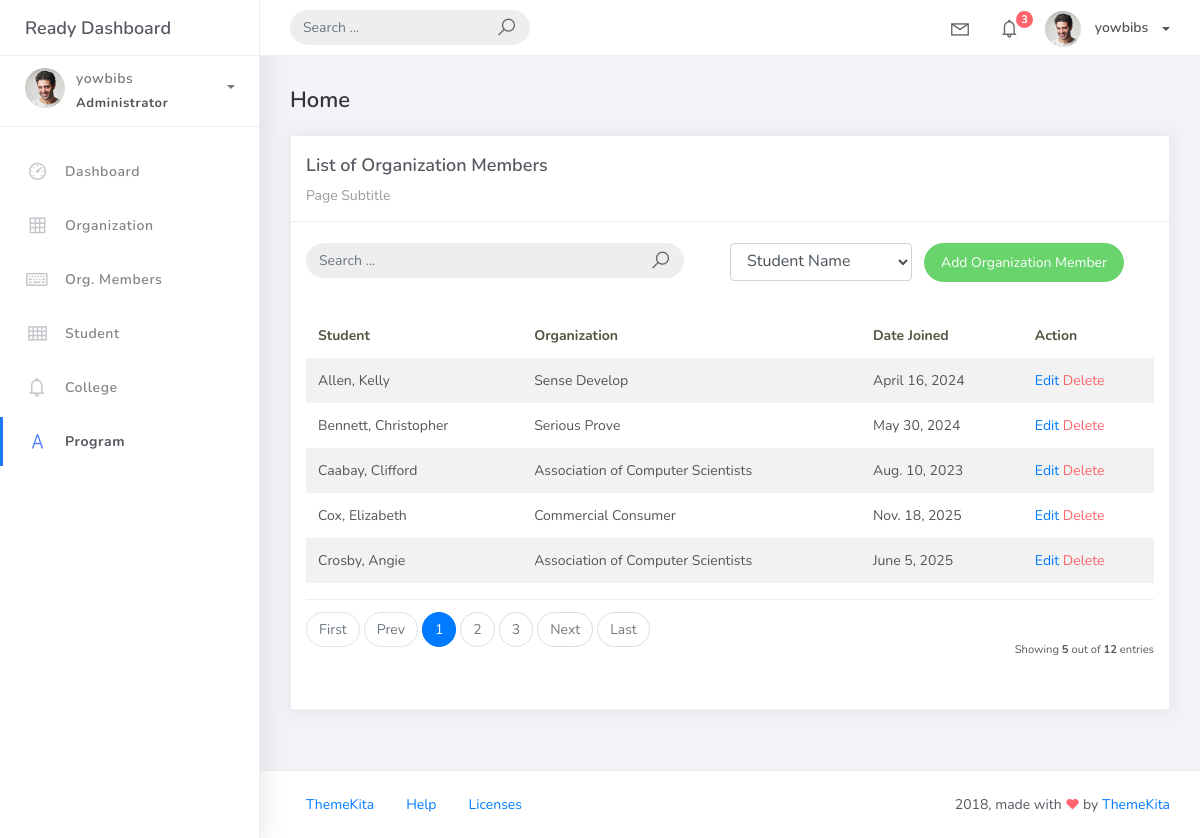
The page /orgmember_list (signed in) on the database its author committed.
### studentorg/models.py (models this page shows)
class BaseModel(models.Model):
    created_at = models.DateTimeField(auto_now_add=True, db_index=True)
    updated_at = models.DateTimeField(auto_now=True)
    class Meta:
        abstract = True

class OrgMember(BaseModel):
    student = models.ForeignKey(Student, on_delete=models.CASCADE)
    organization = models.ForeignKey(Organization, on_delete=models.CASCADE)
    date_joined = models.DateField()

class Student(BaseModel):
    student_id = models.CharField(max_length=15)
    lastname = models.CharField(max_length=25)
    firstname = models.CharField(max_length=25)
    middlename = models.CharField(max_length=25, blank=True, null=True)
    program = models.ForeignKey(Program, on_delete=models.CASCADE)
    def __str__(self):
        return f"{self.lastname}, {self.firstname}"

class Organization(BaseModel):
    name = models.CharField(max_length=250)
    college = models.ForeignKey(College, null=True, blank=True, on_delete=models.CASCADE)
    description = models.CharField(max_length=500)
    def __str__(self):
        return self.name

### studentorg/views.py (the view)
# urls.py: path('orgmember_list', views.OrgMemberList.as_view(), name='orgmember-list'),
class OrgMemberList(LoginRequiredMixin, ListView):
    model = OrgMember
    context_object_name = 'orgmember'
    template_name = 'orgmember_list.html'
    paginate_by = 5
    def get_queryset(self):
        qs = super().get_queryset()
        query = self.request.GET.get('q')
        sort_by = self.request.GET.get('sort_by', 'student__lastname')
        allowed = ['student__lastname', 'date_joined', '-date_joined']
        if sort_by not in allowed:
            sort_by = 'student__lastname'
        if query:
            qs = qs.filter(
                Q(student__firstname__icontains=query) |
                Q(student__lastname__icontains=query) |
                Q(organization__name__icontains=query)
            )
        return qs.order_by(sort_by)

### templates/studentorg/orgmember_list.html (shortened to what this page needs)
{% extends 'base.html' %} {% load static %} {% block content %}
<div class="content">
    <div class="container-fluid">
        <h4 class="page-title">Home</h4>
        <div class="row">
            <div class="col-md-12">
                <div class="card">
                    <div class="card-header">
                        <div class="card-title">List of Organization Members</div>
                        <div class="card-category">Page Subtitle</div>
                    </div>
                    <br />
                        <div class="col-md-12 row">
                            <div class="col-md-6">
                                <form class="navbar-left navbar-form nav-search mr-md-3" action="{% url 'orgmember-list' %}" method="get">
                                    <div class="input-group">
                                        <input type="text" placeholder="Search ..." class="form-control" name="q" value="{{ request.GET.q }}" />
                                        <div class="input-group-append">
                                            <span class="input-group-text">
                                                <i class="la la-search search-icon"></i>
                                            </span>
                                        </div>
                                    </div>
                                </form>
                            </div>
                            <div class="col-md-3">
                                <form method="get" action="{% url 'orgmember-list' %}">
                                    <select name="sort_by" class="form-control" onchange="this.form.submit()">
                                        <option value="student__lastname" {% if request.GET.sort_by == "student__lastname" %}selected{% endif %}>Student Name</option>
                                    </select>
                                </form>
                            </div>
                            <div class="col-md-3">
                                <div class="pull-right">
                                    <a href="{% url 'orgmember-add' %}" class="btn btn-success btn-rounded">Add Organization Member</a>
                                </div>
                            </div>
                        </div>
                    <div class="card-body">
                        <table class="table table-striped mt-3">
                            <thead>
                                <tr>
                                    <th scope="col">Student</th>
                                    <th scope="col">Organization</th>
                                    <th scope="col">Date Joined</th>
                                    <th scope="col">Action</th>
                                </tr>
                            </thead>
                            <tbody>
                                {% for object in object_list %}
                                <tr>
                                    <td>{{ object.student }}</td>
                                    <td>{{ object.organization }}</td>
                                    <td>{{ object.date_joined }}</td>
                                    <td>
                                        <a href="{% url 'orgmember-update' object.id %}">Edit</a>
                                        <a href="{% url 'orgmember-delete' object.id %}" class="text-danger">Delete</a>
                                    </td>
                                </tr>
                                {% empty %}
                                <tr>
                                    <td colspan="4" style="text-align: center">
                                        <p class="text-sm font-weight-bold mb-0">No Records Found</p>
                                    </td>
                                </tr>
                                {% endfor %}
                            </tbody>
                        </table>
                        {% include 'includes/pagination.html' %}
                    </div>
                </div>
            </div>
        </div>
    </div>
</div>
{% endblock %}

### templates/base.html (shortened to what this page needs)
{% load static %}
<!DOCTYPE html>
<html>
<head>
	<link rel="stylesheet" href="{% static 'css/bootstrap.min.css' %}">
	<link rel="stylesheet" href="{% static 'css/ready.css' %}">
	<link rel="stylesheet" href="{% static 'css/demo.css' %}">
</head>
<body>
	<div class="wrapper">
		<div class="main-header">
			<div class="logo-header">
				<a href="index.html" class="logo">
					Ready Dashboard
				</a>
			</div>
			<nav class="navbar navbar-header navbar-expand-lg">
				<div class="container-fluid">
					<form class="navbar-left navbar-form nav-search mr-md-3" action="">
						<div class="input-group">
							<input type="text" placeholder="Search ..." class="form-control">
							<div class="input-group-append">
								<span class="input-group-text">
									<i class="la la-search search-icon"></i>
								</span>
							</div>
						</div>
					</form>
					<ul class="navbar-nav topbar-nav ml-md-auto align-items-center">
						<li class="nav-item dropdown hidden-caret">
							<a class="nav-link dropdown-toggle" href="#" id="navbarDropdown" role="button" data-toggle="dropdown" aria-haspopup="true" aria-expanded="false">
								<i class="la la-envelope"></i>
							</a>
						</li>
						<li class="nav-item dropdown hidden-caret">
							<a class="nav-link dropdown-toggle" href="#" id="navbarDropdown" role="button" data-toggle="dropdown" aria-haspopup="true" aria-expanded="false">
								<i class="la la-bell"></i>
								<span class="notification">3</span>
							</a>
						</li>
						<li class="nav-item dropdown">
							<a class="dropdown-toggle profile-pic" data-toggle="dropdown" href="#" aria-expanded="false"> <img src="{% static 'img/profile.jpg' %}" alt="user-img" width="36" class="img-circle"> <span>{{ request.user.username }}</span></span> </a>
							</li>
						</ul>
					</div>
				</nav>
			</div>
			<div class="sidebar">
				<div class="scrollbar-inner sidebar-wrapper">
					<div class="user">
						<div class="photo">
							<img src="{% static 'img/profile.jpg' %}">
						</div>
						<div class="info">
							<a class="" data-toggle="collapse" href="#collapseExample" aria-expanded="true">
								<span>
									{{ request.user.username }}
									<span class="user-level">Administrator</span>
									<span class="caret"></span>
								</span>
							</a>
						</div>
					</div>
					<ul class="nav">
						<li class="nav-item">
							<a href="{% url 'home' %}">
								<i class="la la-dashboard"></i>
								<p>Dashboard</p>
							</a>
						</li>
						<li class="nav-item">
							<a href="{% url 'organization-list' %}">
								<i class="la la-table"></i>
								<p>Organization</p>
							</a>
						</li>
						<li class="nav-item">
							<a href="{% url 'orgmember-list' %}">
								<i class="la la-keyboard-o"></i>
								<p>Org. Members</p>
							</a>
						</li>
						<li class="nav-item">
							<a href="{% url 'student-list' %}">
								<i class="la la-th"></i>
								<p>Student</p>
							</a>
						</li>
						<li class="nav-item">
							<a href="{% url 'college-list' %}">
								<i class="la la-bell"></i>
								<p>College</p>
							</a>
						</li>
						<li class="nav-item active">
								<a href="{% url 'program-list' %}">
								<i class="la la-font"></i>
								<p>Program</p>
							</a>
						</li>
					</ul>
				</div>
			</div>
			<div class="main-panel">
				{% block content %}
                {% endblock %}
				<footer class="footer">
					<div class="container-fluid">
						<nav class="pull-left">
							<ul class="nav">
								<li class="nav-item">
									<a class="nav-link" href="http://www.themekita.com">
										ThemeKita
									</a>
								</li>
								<li class="nav-item">
									<a class="nav-link" href="#">
										Help
									</a>
								</li>
								<li class="nav-item">
									<a class="nav-link" href="https://themewagon.com/license/#free-item">
										Licenses
									</a>
								</li>
							</ul>
						</nav>
						<div class="copyright ml-auto">
							2018, made with <i class="la la-heart heart text-danger"></i> by <a href="http://www.themekita.com">ThemeKita</a>
						</div>
					</div>
				</footer>
			</div>
		</div>
</body>
</html>

### templates/includes/pagination.html (shortened to what this page needs)
{% if is_paginated %}
<div class="card-footer px-0 border-0 d-flex flex-column flex-lg-row align-items-center justify-content-between mt-3">
    <nav aria-label="Topics pagination" class="mb-4">
        <ul class="pagination">
            {% if page_obj.number > 1 %}
            <li class="page-item">
                <a class="page-link" href="?page=1">First</a>
            </li>
            {% else %}
            <li class="page-item disabled">
                <span class="page-link">First</span>
            </li>
            {% endif %}
            {% if page_obj.has_previous %}
            <li class="page-item">
                <a class="page-link" href="?page={{ page_obj.previous_page_number }}">Prev</a>
            </li>
            {% else %}
            <li class="page-item disabled">
                <span class="page-link">Prev</span>
            </li>
            {% endif %}
            {% for page_num in paginator.page_range %}
                {% if page_obj.number == page_num %}
                <li class="page-item active">
                    <span class="page-link">
                        {{ page_num }}
                    </span>
                </li>
                {% elif page_num > page_obj.number|add:'-3' and page_num < page_obj.number|add:'3' %}
                <li class="page-item">
                    <a class="page-link" href="?page={{ page_num }}">{{ page_num }}</a>
                </li>
                {% endif %}
            {% endfor %}
            {% if page_obj.has_next %}
            <li class="page-item">
                <a class="page-link" href="?page={{ page_obj.next_page_number }}">Next</a>
            </li>
            {% else %}
            <li class="page-item disabled">
                <span class="page-link">Next</span>
            </li>
            {% endif %}
            {% if page_obj.number != paginator.num_pages %}
            <li class="page-item">
                <a class="page-link" href="?page={{ paginator.num_pages }}">Last</a>
            </li>
            {% else %}
            <li class="page-item disabled">
                <span class="page-link">Last</span>
            </li>
            {% endif %}
        </ul>
    </nav>
    <div class="fw-normal small mt-4 mt-lg-0">
        Showing <b>{{ object_list.count }}</b> out of
        <b>{{ paginator.count }}</b> entries
    </div>
</div>
{% endif %}

### rows shown on the page
OrgMember: student "Allen, Kelly", organization "Sense Develop", date_joined "April 16, 2024"
OrgMember: student "Bennett, Christopher", organization "Serious Prove", date_joined "May 30, 2024"
OrgMember: student "Caabay, Clifford", organization "Association of Computer Scientists", date_joined "Aug. 10, 2023"
OrgMember: student "Cox, Elizabeth", organization "Commercial Consumer", date_joined "Nov. 18, 2025"
OrgMember: student "Crosby, Angie", organization "Association of Computer Scientists", date_joined "June 5, 2025"

### other values the page prints
{{ request.user.username }} "yowbibs"
{{ page_num }} "1"
{{ page_num }} "2" "3"
{{ object_list.count }} "5"
{{ paginator.count }} "12"
